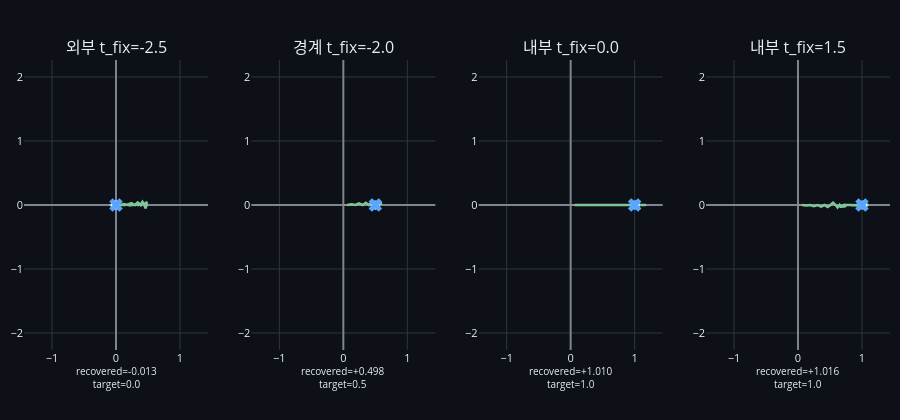

Notebook code for this chart:
### Markdown cell above
## Phase 4 — 역변환: sinc → rect 복원

지금까지 *순방향* 변환 X(jω) = ∫_{-W}^{W} e^{-jωt} dt를 기하적으로 분해했다. 이제 *역방향* — sinc를 다시 rect로 되돌려본다.

역변환:
$$
x(t_\text{fix}) = \frac{1}{2\pi}\int X(j\omega)\, e^{j\omega t_\text{fix}}\, d\omega
$$

이걸 ω별 화살표 `(1/2π)·X(jω)·e^{jωt_fix}·dω`의 머리잇기 누적으로 본다 ([02_inverse.ipynb](./02_inverse.ipynb) 참조). 누적 끝점이 곧 `x(t_fix)` = rect_W(t_fix).

**기대 결과**:
- 펄스 외부 (`|t_fix| > W`): 끝점이 0 부근.
- 펄스 경계 (`|t_fix| = W`): 끝점이 0.5 (사다리꼴 적분의 자연스러운 결과).
- 펄스 내부 (`|t_fix| < W`): 끝점이 1 부근.

펄스 내부/경계/외부 4개 t_fix에서 누적 trail의 *모양*이 어떻게 다른지 small multiples로 비교한다.

### Code cell
# Phase 3에서 만든 spectrum 데이터를 더 넓은 ω 범위로 다시 (역변환 정확도 확보)
omegas_inv, X_inv = analyzer.spectrum(omega_min=-30, omega_max=30, n_omega=601)
domega_inv = float(omegas_inv[1] - omegas_inv[0])

t_fix_panels = [-2.5, -2.0, 0.0, 1.5]   # 외부 / 경계 / 내부 / 내부
labels = ['외부 t_fix=-2.5', '경계 t_fix=-2.0', '내부 t_fix=0.0', '내부 t_fix=1.5']

# paired_by_abs 순서로 정렬 (켤레 cancel이 깨끗)
order_idx = np.argsort(np.abs(omegas_inv))
om_o = omegas_inv[order_idx]
X_o = X_inv[order_idx]

fig = go.Figure()
fig.set_subplots(rows=1, cols=4, horizontal_spacing=0.05,
                 subplot_titles=labels)

# 모든 패널 동일한 축 범위 — 각 t_fix에서 누적 끝점/trail의 *상대적 크기*가 직접 비교됨
all_re_ranges = []
all_im_ranges = []
accums = []
for t_fix in t_fix_panels:
    arrows = X_o * np.exp(1j * om_o * t_fix) * domega_inv / (2 * np.pi)
    accum = np.cumsum(arrows)
    accums.append((arrows, accum, t_fix))
    all_re_ranges.append((accum.real.min(), accum.real.max()))
    all_im_ranges.append((accum.imag.min(), accum.imag.max()))

# 모든 trail이 들어오는 정사각 범위
re_max = max(max(abs(lo), abs(hi)) for lo, hi in all_re_ranges)
im_max = max(max(abs(lo), abs(hi)) for lo, hi in all_im_ranges)
lim_p4 = max(re_max, im_max, 1.0) * 1.2

for col, (arrows, accum, t_fix) in enumerate(accums, start=1):
    # 화살표 줄기 (None separator)
    starts = accum - arrows
    ends = accum
    n = len(arrows)
    xs = np.empty(3*n); ys = np.empty(3*n)
    xs[0::3] = starts.real; xs[1::3] = ends.real; xs[2::3] = np.nan
    ys[0::3] = starts.imag; ys[1::3] = ends.imag; ys[2::3] = np.nan
    fig.add_trace(go.Scatter(x=xs, y=ys, mode='lines',
                             line=dict(color=_ORANGE, width=1.2),
                             opacity=0.45, hoverinfo='skip', showlegend=False),
                  row=1, col=col)
    # 누적 trail
    fig.add_trace(go.Scatter(x=accum.real, y=accum.imag, mode='lines',
                             line=dict(color=_GREEN, width=2.5),
                             hoverinfo='skip', showlegend=False),
                  row=1, col=col)
    # 끝점
    fig.add_trace(go.Scatter(x=[accum.real[-1]], y=[accum.imag[-1]],
                             mode='markers',
                             marker=dict(color='#f0f6fc', size=9),
                             hoverinfo='skip', showlegend=False),
                  row=1, col=col)
    # 분석값 target (X 마커)
    arg = t_fix
    if abs(abs(arg) - W) < 1e-9:
        analytic = 0.5
    elif abs(arg) < W:
        analytic = 1.0
    else:
        analytic = 0.0
    fig.add_trace(go.Scatter(x=[analytic], y=[0.0],
                             mode='markers',
                             marker=dict(color=_BLUE, size=12, symbol='x'),
                             hoverinfo='skip', showlegend=False),
                  row=1, col=col)
    fig.add_annotation(
        text=f'recovered={accum[-1].real:+.3f}<br>target={analytic:.1f}',
        xref=f'x{col} domain' if col>1 else 'x domain',
        yref=f'y{col} domain' if col>1 else 'y domain',
        x=0.5, y=-0.04, xanchor='center', yanchor='top',
        showarrow=False, font=dict(color=_FG, size=10),
    )

fig.update_layout(
    paper_bgcolor=_BG, plot_bgcolor=_BG,
    font=dict(color=_FG, size=11),
    margin=dict(l=10, r=10, t=60, b=70),
    height=420, showlegend=False,
)
ax_pairs_p4 = [('xaxis', 'y'), ('xaxis2', 'y2'), ('xaxis3', 'y3'), ('xaxis4', 'y4')]
for ax_name, scale_target in ax_pairs_p4:
    fig.layout[ax_name].update(range=[-lim_p4, lim_p4],
                                gridcolor=_GRID, zerolinecolor=_AXIS, color=_FG,
                                scaleanchor=scale_target, scaleratio=1)
for ay in ['yaxis', 'yaxis2', 'yaxis3', 'yaxis4']:
    fig.layout[ay].update(range=[-lim_p4, lim_p4],
                          gridcolor=_GRID, zerolinecolor=_AXIS, color=_FG)
fig.show()

# 정확도 표
print('\n  t_fix     rect_W(t_fix)   recovered            |error|')
print('  ──────────────────────────────────────────────────────')
for t_fix in [-3.0, -2.5, -2.0, -1.0, 0.0, 1.0, 1.5, 2.0, 2.5, 3.0]:
    arrows = X_o * np.exp(1j * om_o * t_fix) * domega_inv / (2 * np.pi)
    rec = complex(np.sum(arrows))
    if abs(abs(t_fix) - W) < 1e-9:
        a = 0.5
    elif abs(t_fix) < W:
        a = 1.0
    else:
        a = 0.0
    err = abs(rec.real - a)
    print(f'  {t_fix:+5.2f}     {a:.3f}           ({rec.real:+.4f},{rec.imag:+.4f})    {err:.2e}')

### Figure 1 — Plotly figure (JSON) as saved in the notebook; plotly's stock layout.template omitted (floating-point values rounded to 4 significant figures; data arrays with more than 128 entries replaced by an {"elided": "..."} marker saying what was removed)
{"data": [{"hoverinfo": "skip", "line": {"color": "#ffa657", "width": 1.2}, "mode": "lines", "opacity": 0.45, "showlegend": false, "type": "scatter", "x": {"elided": "1803 float values"}, "xaxis": "x", "y": {"elided": "1803 float values"}, "yaxis": "y"}, {"hoverinfo": "skip", "line": {"color": "#7ec699", "width": 2.5}, "mode": "lines", "showlegend": false, "type": "scatter", "x": {"elided": "601 float values"}, "xaxis": "x", "y": {"elided": "601 float values"}, "yaxis": "y"}, {"hoverinfo": "skip", "marker": {"color": "#f0f6fc", "size": 9}, "mode": "markers", "showlegend": false, "type": "scatter", "x": [-0.01308], "xaxis": "x", "y": [-5.329e-17], "yaxis": "y"}, {"hoverinfo": "skip", "marker": {"color": "#58a6ff", "size": 12, "symbol": "x"}, "mode": "markers", "showlegend": false, "type": "scatter", "x": [0], "xaxis": "x", "y": [0], "yaxis": "y"}, {"hoverinfo": "skip", "line": {"color": "#ffa657", "width": 1.2}, "mode": "lines", "opacity": 0.45, "showlegend": false, "type": "scatter", "x": {"elided": "1803 float values"}, "xaxis": "x2", "y": {"elided": "1803 float values"}, "yaxis": "y2"}, {"hoverinfo": "skip", "line": {"color": "#7ec699", "width": 2.5}, "mode": "lines", "showlegend": false, "type": "scatter", "x": {"elided": "601 float values"}, "xaxis": "x2", "y": {"elided": "601 float values"}, "yaxis": "y2"}, {"hoverinfo": "skip", "marker": {"color": "#f0f6fc", "size": 9}, "mode": "markers", "showlegend": false, "type": "scatter", "x": [0.4982], "xaxis": "x2", "y": [-1.735e-18], "yaxis": "y2"}, {"hoverinfo": "skip", "marker": {"color": "#58a6ff", "size": 12, "symbol": "x"}, "mode": "markers", "showlegend": false, "type": "scatter", "x": [0.5], "xaxis": "x2", "y": [0], "yaxis": "y2"}, {"hoverinfo": "skip", "line": {"color": "#ffa657", "width": 1.2}, "mode": "lines", "opacity": 0.45, "showlegend": false, "type": "scatter", "x": {"elided": "1803 float values"}, "xaxis": "x3", "y": {"elided": "1803 float values"}, "yaxis": "y3"}, {"hoverinfo": "skip", "line": {"color": "#7ec699", "width": 2.5}, "mode": "lines", "showlegend": false, "type": "scatter", "x": {"elided": "601 float values"}, "xaxis": "x3", "y": {"elided": "601 float values"}, "yaxis": "y3"}, {"hoverinfo": "skip", "marker": {"color": "#f0f6fc", "size": 9}, "mode": "markers", "showlegend": false, "type": "scatter", "x": [1.01], "xaxis": "x3", "y": [2.054e-17], "yaxis": "y3"}, {"hoverinfo": "skip", "marker": {"color": "#58a6ff", "size": 12, "symbol": "x"}, "mode": "markers", "showlegend": false, "type": "scatter", "x": [1], "xaxis": "x3", "y": [0], "yaxis": "y3"}, {"hoverinfo": "skip", "line": {"color": "#ffa657", "width": 1.2}, "mode": "lines", "opacity": 0.45, "showlegend": false, "type": "scatter", "x": {"elided": "1803 float values"}, "xaxis": "x4", "y": {"elided": "1803 float values"}, "yaxis": "y4"}, {"hoverinfo": "skip", "line": {"color": "#7ec699", "width": 2.5}, "mode": "lines", "showlegend": false, "type": "scatter", "x": {"elided": "601 float values"}, "xaxis": "x4", "y": {"elided": "601 float values"}, "yaxis": "y4"}, {"hoverinfo": "skip", "marker": {"color": "#f0f6fc", "size": 9}, "mode": "markers", "showlegend": false, "type": "scatter", "x": [1.016], "xaxis": "x4", "y": [-6.505e-18], "yaxis": "y4"}, {"hoverinfo": "skip", "marker": {"color": "#58a6ff", "size": 12, "symbol": "x"}, "mode": "markers", "showlegend": false, "type": "scatter", "x": [1], "xaxis": "x4", "y": [0], "yaxis": "y4"}], "layout": {"annotations": [{"font": {"size": 16}, "showarrow": false, "text": "외부 t_fix=-2.5", "x": 0.1062, "xanchor": "center", "xref": "paper", "y": 1, "yanchor": "bottom", "yref": "paper"}, {"font": {"size": 16}, "showarrow": false, "text": "경계 t_fix=-2.0", "x": 0.3688, "xanchor": "center", "xref": "paper", "y": 1, "yanchor": "bottom", "yref": "paper"}, {"font": {"size": 16}, "showarrow": false, "text": "내부 t_fix=0.0", "x": 0.6313, "xanchor": "center", "xref": "paper", "y": 1, "yanchor": "bottom", "yref": "paper"}, {"font": {"size": 16}, "showarrow": false, "text": "내부 t_fix=1.5", "x": 0.8938, "xanchor": "center", "xref": "paper", "y": 1, "yanchor": "bottom", "yref": "paper"}, {"font": {"color": "#e6edf3", "size": 10}, "showarrow": false, "text": "recovered=-0.013<br>target=0.0", "x": 0.5, "xanchor": "center", "xref": "x domain", "y": -0.04, "yanchor": "top", "yref": "y domain"}, {"font": {"color": "#e6edf3", "size": 10}, "showarrow": false, "text": "recovered=+0.498<br>target=0.5", "x": 0.5, "xanchor": "center", "xref": "x2 domain", "y": -0.04, "yanchor": "top", "yref": "y2 domain"}, {"font": {"color": "#e6edf3", "size": 10}, "showarrow": false, "text": "recovered=+1.010<br>target=1.0", "x": 0.5, "xanchor": "center", "xref": "x3 domain", "y": -0.04, "yanchor": "top", "yref": "y3 domain"}, {"font": {"color": "#e6edf3", "size": 10}, "showarrow": false, "text": "recovered=+1.016<br>target=1.0", "x": 0.5, "xanchor": "center", "xref": "x4 domain", "y": -0.04, "yanchor": "top", "yref": "y4 domain"}], "font": {"color": "#e6edf3", "size": 11}, "height": 420, "margin": {"b": 70, "l": 10, "r": 10, "t": 60}, "paper_bgcolor": "#0d1117", "plot_bgcolor": "#0d1117", "showlegend": false, "xaxis": {"anchor": "y", "color": "#e6edf3", "domain": [0, 0.2125], "gridcolor": "#30363d", "range": [-1.415, 1.415], "scaleanchor": "y", "scaleratio": 1, "zerolinecolor": "#7d8590"}, "xaxis2": {"anchor": "y2", "color": "#e6edf3", "domain": [0.2625, 0.475], "gridcolor": "#30363d", "range": [-1.415, 1.415], "scaleanchor": "y2", "scaleratio": 1, "zerolinecolor": "#7d8590"}, "xaxis3": {"anchor": "y3", "color": "#e6edf3", "domain": [0.525, 0.7375], "gridcolor": "#30363d", "range": [-1.415, 1.415], "scaleanchor": "y3", "scaleratio": 1, "zerolinecolor": "#7d8590"}, "xaxis4": {"anchor": "y4", "color": "#e6edf3", "domain": [0.7875, 1], "gridcolor": "#30363d", "range": [-1.415, 1.415], "scaleanchor": "y4", "scaleratio": 1, "zerolinecolor": "#7d8590"}, "yaxis": {"anchor": "x", "color": "#e6edf3", "domain": [0, 1], "gridcolor": "#30363d", "range": [-1.415, 1.415], "zerolinecolor": "#7d8590"}, "yaxis2": {"anchor": "x2", "color": "#e6edf3", "domain": [0, 1], "gridcolor": "#30363d", "range": [-1.415, 1.415], "zerolinecolor": "#7d8590"}, "yaxis3": {"anchor": "x3", "color": "#e6edf3", "domain": [0, 1], "gridcolor": "#30363d", "range": [-1.415, 1.415], "zerolinecolor": "#7d8590"}, "yaxis4": {"anchor": "x4", "color": "#e6edf3", "domain": [0, 1], "gridcolor": "#30363d", "range": [-1.415, 1.415], "zerolinecolor": "#7d8590"}}}
